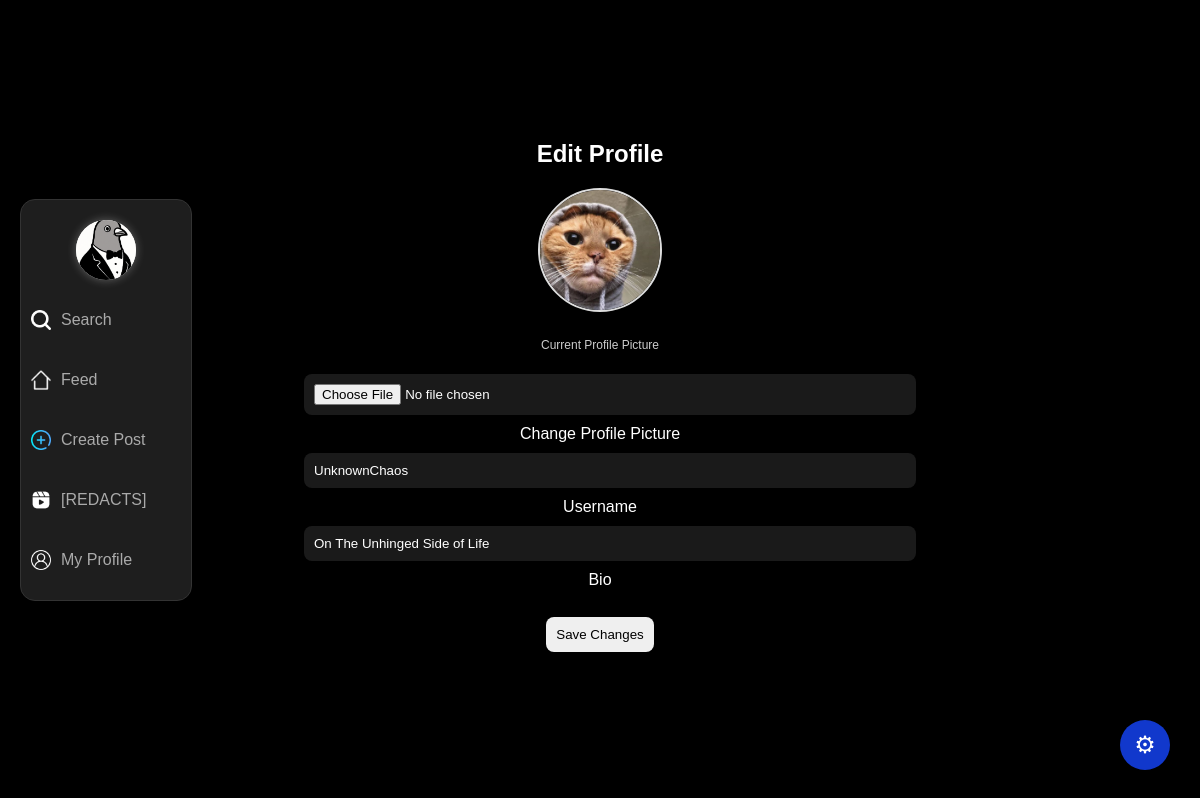
The app's page /edit_profile.php (signed in) with its own data.
### tables this page shows
CREATE TABLE `users` (
  `id` int(11) NOT NULL AUTO_INCREMENT,
  `username` varchar(50) NOT NULL,
  `email` varchar(100) NOT NULL,
  `password` varchar(255) NOT NULL,
  `profile_pic` varchar(255) DEFAULT 'assets/images/default.png',
  `bio` text DEFAULT '',
  `created_at` timestamp NOT NULL DEFAULT current_timestamp(),
  PRIMARY KEY (`id`),
  UNIQUE KEY `username` (`username`),
  UNIQUE KEY `email` (`email`)
);

### edit_profile.php (the view, shortened to what this page needs)
<?php
require_once 'db/db.php';
$userId = $_SESSION['user_id'];
$stmt = $conn->prepare("SELECT username, bio, profile_pic FROM users WHERE id = ?");
$stmt->bind_param("i", $userId);
$stmt->execute();
$user = $stmt->get_result()->fetch_assoc();
?>
<!DOCTYPE html>
<!DOCTYPE html>
<html>
<head>
  <link rel="stylesheet" href="assets/css/style.css">
</head>
<body>
  <?php include 'navbar.php'; ?>
  <div class="userforms-edit">
    <h2>Edit Profile</h2>
    <form method="POST" enctype="multipart/form-data" class="form-wrapper">
        <div class="input-container" style="text-align: center;">
          <img src="<?=htmlspecialchars($user['profile_pic'])?>" alt="Current Profile Picture" class="profile-preview" style="max-width: 120px; border-radius: 50%; margin-bottom: 10px;">
          <p style="color: #ccc; font-size: 12px;">Current Profile Picture</p>
        </div>
        <div class="input-container">
          <input type="file" name="profile_pic" id="profile_pic" class="form-input" accept="image/*">
          <label for="profile_pic" class="form-label">Change Profile Picture</label>
        </div>
        <div class="input-container">
          <input type="text" name="username" id="username" class="form-input" value="<?=htmlspecialchars($user['username'])?>" required>
          <label for="username" class="form-label">Username</label><br>
        </div>
        <div class="input-container">
          <input name="bio" id="bio" class="form-input" rows="4" value="<?=htmlspecialchars($user['bio'])?>"><br>
          <label for="bio" class="form-label">Bio</label>
        </div><br>
        <div class="input-container">
          <button type="submit" class="form-button">Save Changes</button>
        </div>
    </form>
  </div>
  <?php include 'settings.php'; ?>
</body>
</html>

### assets/css/style.css (style rules this page uses)
body { background-color: #000; color: #fff; font-family: 'Trebuchet MS', sans-serif; text-align: center; justify-content: center; padding-top: 120px; margin: 0; }
input, button { margin: 10px; padding: 10px; border-radius: 8px; border: none; }
input { background-color: #1a1a1a; color: #fff; width: 80%; }
.userforms-edit { top: 10vh; padding-top: 0; padding-left: 20%; padding-right: 20%; }
.input-container { width: 85%; margin: 0px auto; position: relative; }
.input-container input { width: 100%; padding-right: 2.5em; box-sizing: border-box; background-color: #1a1a1a; color: #fff; padding: 10px; border-radius: 8px; border: none; }
.profile-preview { width: 120px; height: 120px; object-fit: cover; border-radius: 50%; border: 2px solid #ddd; box-shadow: 0 0 6px rgba(0,0,0,0.3); }

### records on screen
users: profile_pic (picture), username "UnknownChaos", bio "On The Unhinged Side of Life"
